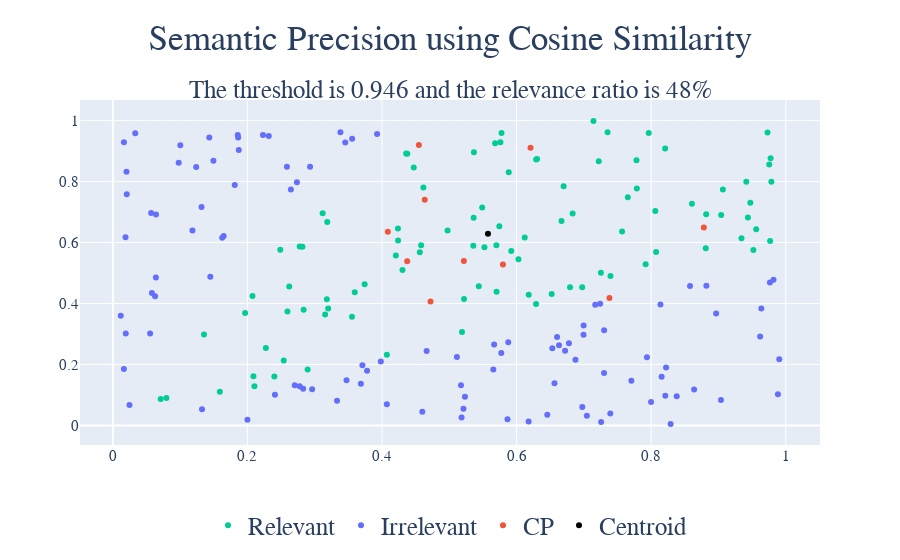

Notebook cell for this chart:
### Code cell
df_1 = pd.DataFrame({
    "x": pubs[:, 0],
    "y": pubs[:, 1],
    "Type": "Irrelevant"
})
df_2 = pd.DataFrame({
    "x": c_pubs[:, 0],
    "y": c_pubs[:, 1],
    "Type": "CP"
})
df = pd.concat([df_1, df_2])
avg = np.mean(c_pubs, axis=0)
df["sim"] = cosine_similarity(np.concatenate(
    [pubs, c_pubs]), avg.reshape(1, -1)).flatten()
df = pd.concat(
    [df, pd.DataFrame({"x": [avg[0]], "y": [avg[1]], "Type": "Centroid", "sim": [1]})])
# select the least similar entry with type "CP"
threshold = df[df["Type"] == "CP"]["sim"].min()
# set everything above or equal to the threshold to "relevant" except leave the core as is
df.loc[(df["sim"] >= threshold) & (df["Type"] != "CP") & (df["Type"] != "Centroid"), "Type"] = "Relevant"
# relevant ratio
relevant_ratio = df[df["Type"] == "Relevant"].shape[0] / (df.shape[0] - c_pubs.shape[0] - 1)
fig = px.scatter(df, x="x", y="y", color="Type", hover_data={"sim": True},
                 color_discrete_map={"CP": "#EF553B",
                                     "Relevant": "#00CC96",
                                     "Irrelevant": "#636EFA",
                                     "Centroid": "black"},
                 title=f"Semantic Precision using Cosine Similarity")
fig.update_layout(title_subtitle_text=f"The threshold is {threshold:.3f} and the relevance ratio is {relevant_ratio:.0%}", **PLOT_CONFIGS)
# x and y axis font to 15
fig.update_xaxes(tickfont=dict(size=15))
pio.write_image(fig, "LitQEval-report/pics/sp_cos.pdf", width=1200)
fig.show()
